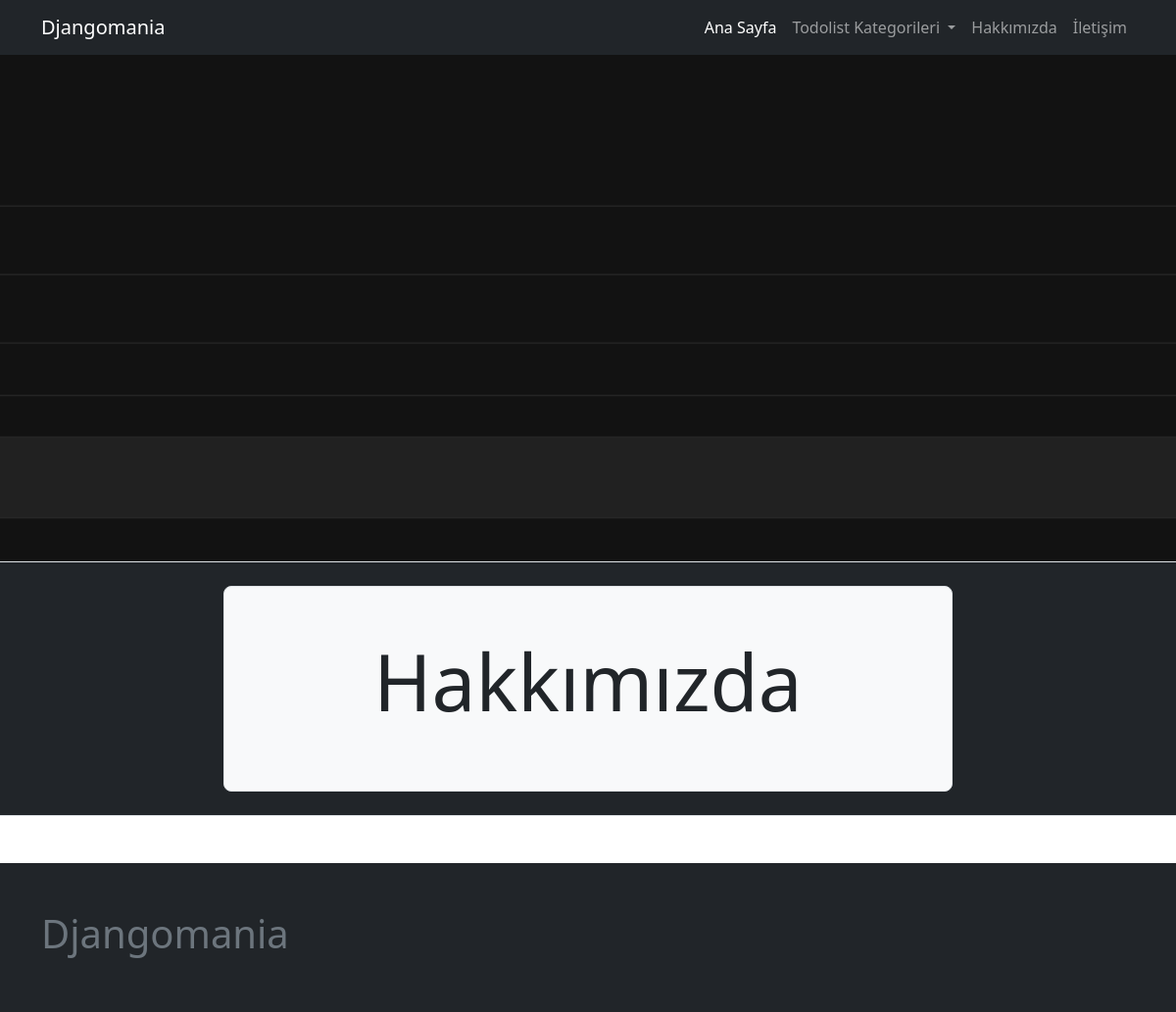
Page /page/hakkimizda/ on the earlier database version.
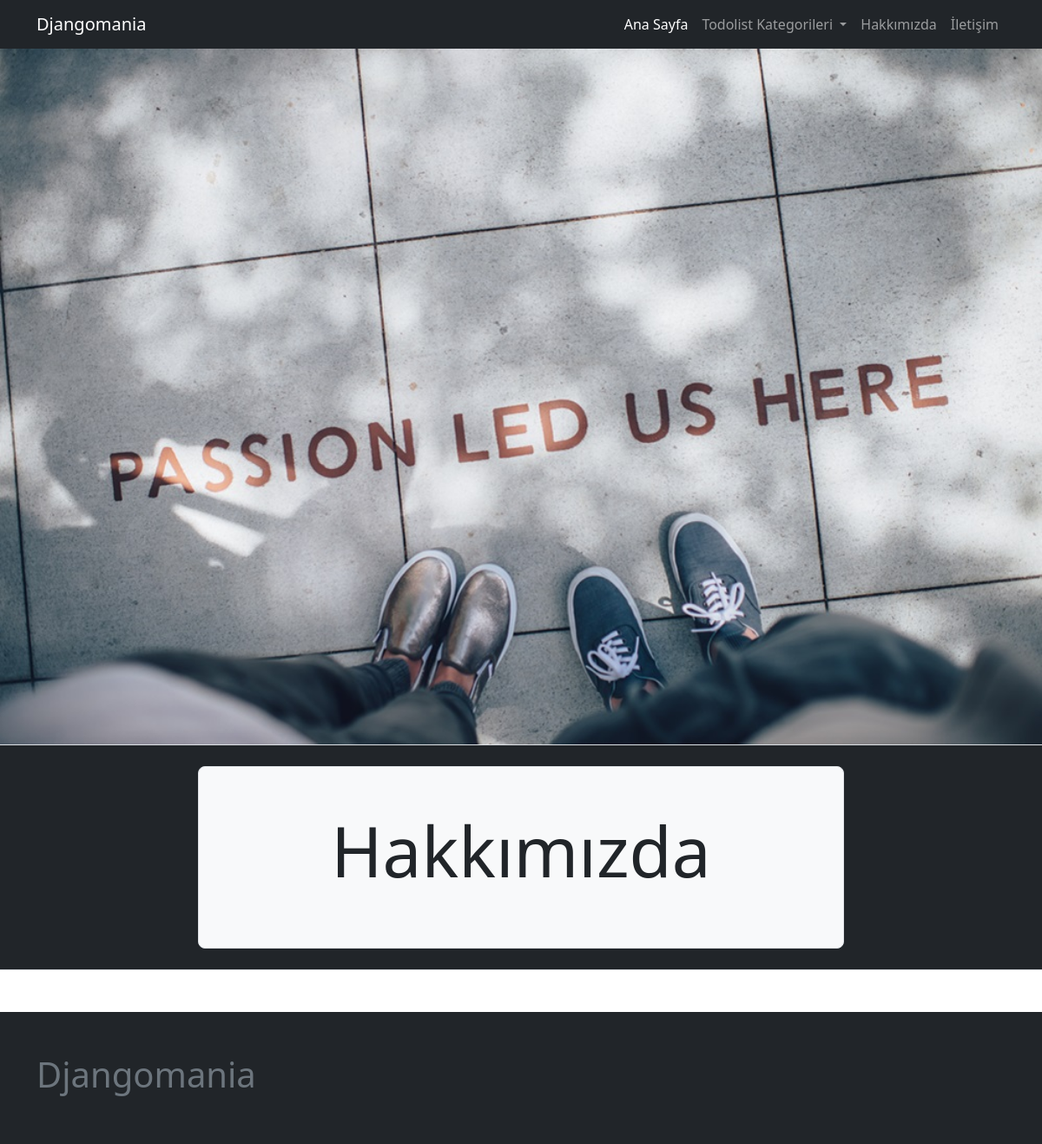
Same page on the later database version.
### page/models.py (models this page shows, shortened)
class Page(models.Model):
    user = models.ForeignKey(User, on_delete=models.CASCADE)
    title = models.CharField(max_length=200)
    slug = AutoSlugField(populate_from="title", unique=True)
    cover_image = models.ImageField(upload_to="page")
    content = tinymce_models.HTMLField(blank=True, null=True)
    is_active = models.BooleanField(default=False)
    created_at = models.DateTimeField(auto_now_add=True)
    updated_at = models.DateTimeField(auto_now=True)
    def get_absolute_url(self):
        return reverse(
            "page:page_view",
            kwargs={
                "page_slug": self.slug,
            },
        )

### page/views.py (the view)
# urls.py: path("<slug:page_slug>/", page_view, name="page_view"),
def page_view(request, page_slug):
    page = get_object_or_404(Page, slug=page_slug)
    context = dict(
        page=page,
    )
    return render(request, "page/page_detail.html", context)

### config/global_context_processors.py (called while the page is built)
def global_todo_categories_context(request):
    return dict(
        global_todo_categories=TodoCategory.objects.filter(is_active=True),
    )

def global_page_context(request):
    return dict(global_pages=Page.objects.filter(is_active=True))

### todo/models.py (called while the page is built)
    def get_absolute_url(self):
        return reverse("todo:category_view", kwargs={"category_slug": self.slug})

### page/templates/page/page_detail.html (shortened to what this page needs)
{% extends 'core/base.html' %}
{% block container-fluid %}
<div class="container-fluid mb-4">
    <div class="row">
        <div class="col-sm-12 px-0">
            <img src="{{ page.cover_image.url }}" alt="" class="w-100">
        </div>
    </div>
    {% include 'page/components/hero_component.html' with hero_title=page.title %}
</div>
{% endblock container-fluid %}

### templates/core/base.html (shortened to what this page needs)
{% load static %}
<!doctype html>
<html lang="en">
<head>
    <link rel="stylesheet" href="{% static 'css/bootstrap.min.css' %}">
</head>
<body>
    {% include 'core/navbar.html' %}
    {% block container-fluid %}
    {% endblock container-fluid %}
    {% include 'core/footer.html' %}
</body>
</html>

### templates/core/navbar.html (shortened to what this page needs)
<nav class="navbar navbar-expand-lg bg-dark navbar-dark">
    <div class="container">
        <a class="navbar-brand" href="/">Djangomania</a>
        <div class="collapse navbar-collapse" id="navbarNavAltMarkup">
            <ul class="navbar-nav ms-auto">
                <li class="nav-item">
                    <a class="nav-link active" aria-current="page" href="/">Ana Sayfa</a>
                </li>
                <li class="nav-item dropdown">
                    <a class="nav-link dropdown-toggle" href="#" role="button" data-bs-toggle="dropdown"
                        aria-expanded="false">
                        Todolist Kategorileri
                    </a>
                </li>
                {% for page in global_pages %}
                <li class="nav-item">
                    <a class="nav-link" aria-current="page" href="{{ page.get_absolute_url }}">{{ page.title }}</a>
                </li>
                {% endfor %}
            </ul>
        </div>
    </div>
</nav>

### page/templates/page/components/hero_component.html (shortened to what this page needs)
<div class="row bg-dark p-4 border-bottom border-top">
    <div class="col-sm-8 offset-sm-2">
        <div class="h-100 p-5 bg-light border rounded-3">
            <h2 class="text-center display-1">{{ hero_title }}</h2>
        </div>
    </div>
</div>

### templates/core/footer.html
<div class="bg-dark py-5 mt-5">
    <div class="container">
        <div class="col">
            <h1 class="text-muted">Djangomania</h1>
        </div>
    </div>
</div>

Differences in the rows shown:
changed Page "Hakkımızda": cover_image: a different picture
